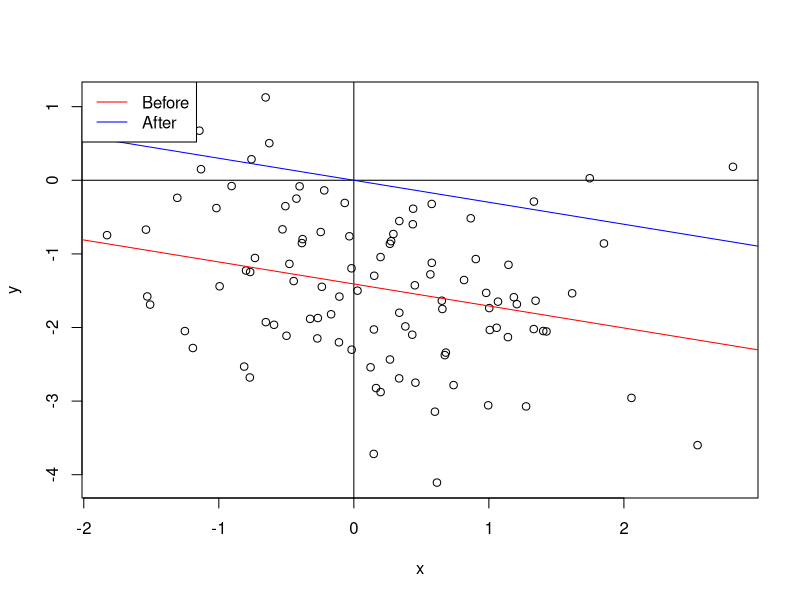
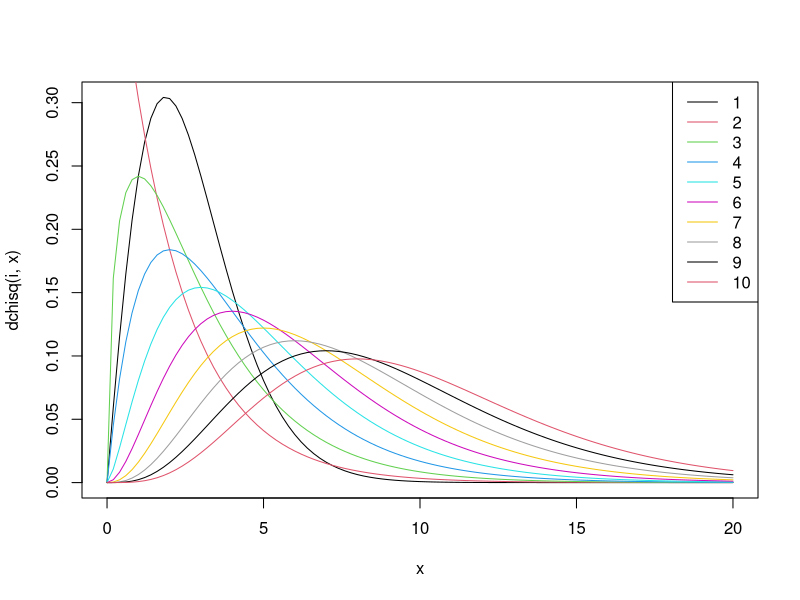
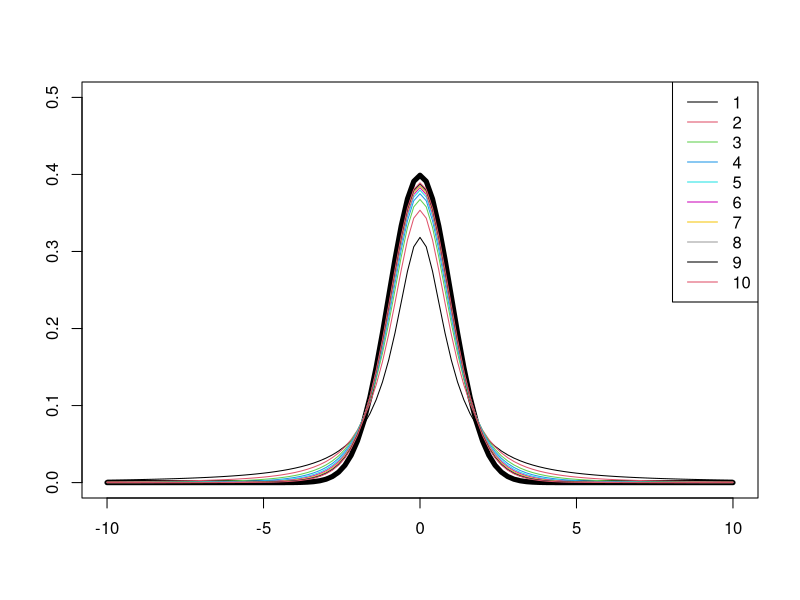
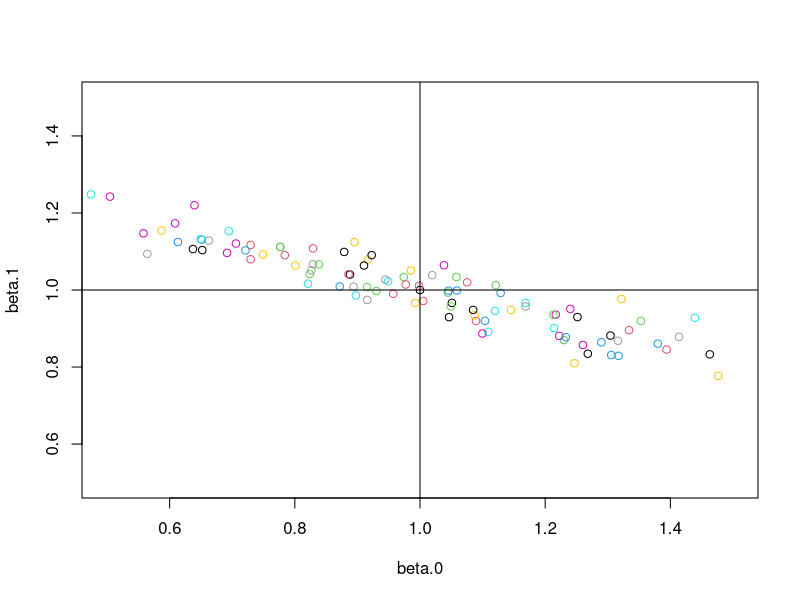
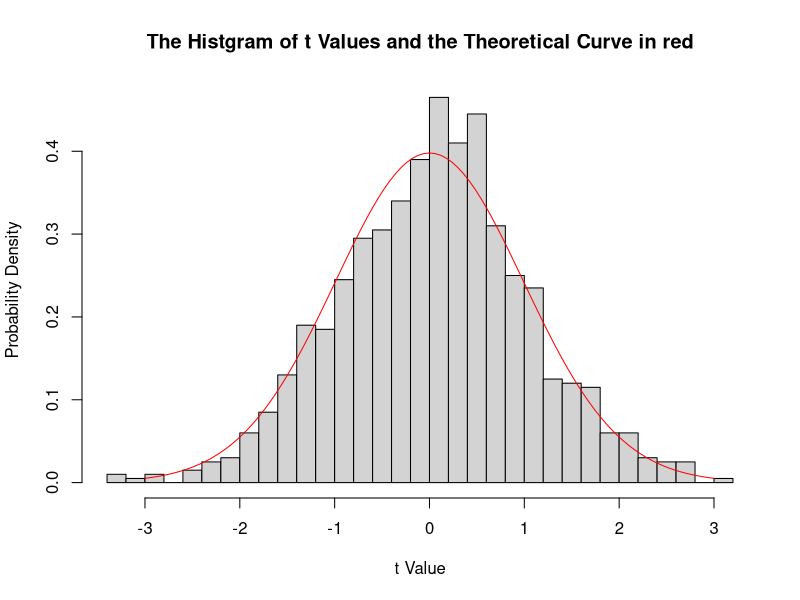
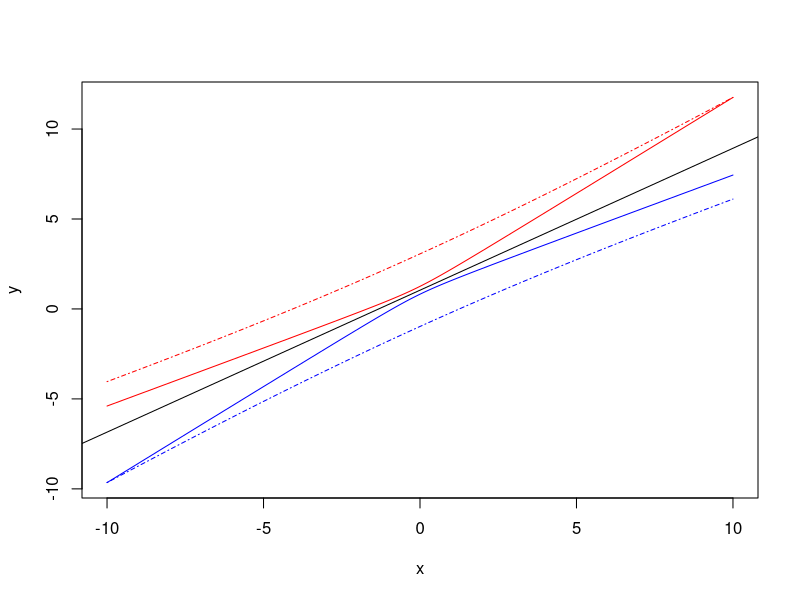

Here is the R script that generated these plots, in order:
## ---- chunk 1
min.sq=function(x,y){ # min.sq obtaining the intercept and slop via least square 
  x.bar=mean(x); y.bar=mean(y)
  beta.1=sum((x-x.bar)*(y-y.bar))/sum((x-x.bar)^2)
  beta.0=y.bar-beta.1*x.bar
  return(list(a=beta.0, b=beta.1))
  }
a=rnorm(1)
b=rnorm(1) # randomly generate the coefficients of a line
N=100
x=rnorm(N)
y=a*x+b+rnorm(N) # randomly generate points around the line
plot(x,y)
abline(h=0)
abline(v=0) # 点のプロット
abline(min.sq(x,y)$a, min.sq(x,y)$b,col="red") # the line before centralization
x=x-mean(x)
y=y-mean(y) # Centralization
abline(min.sq(x,y)$a,min.sq(x,y)$b,col="blue") # the line before centralization
legend("topleft",c("Before","After"),lty=1, col=c("red","blue")) # Legend
## ---- chunk 2
n=100
p=2
beta=c(1,2,3)
x=matrix(rnorm(n*p),nrow=n,ncol=p)
y=beta[1]+beta[2]*x[,1]+beta[3]*x[,2]+rnorm(n)　　　# Noise following the standard normal distribution
X=cbind(1,x) 　　　　　　　 　# Ones in the leftmost column

solve(t(X)%*%X)%*%t(X)%*%y # Estimate beta
## ---- chunk 3
i=1
curve(dchisq(i,x), 0, 20, col=i)
for(i in 2:10)curve(dchisq(x,i), 0, 20,col=i,add=TRUE,ann=FALSE)
legend("topright",legend=1:10,lty=1, col=1:10)
## ---- chunk 4
curve(dnorm(x), -10,10, ann=FALSE, ylim=c(0,0.5), lwd=5)
for(i in 1:10)curve(dt(x,df=i), -10, 10, col=i, add=TRUE, ann=FALSE)
legend("topright",legend=1:10,lty=1, col=1:10)

n=100
x=rnorm(n)+2;
plot(1,1,xlim=c(0.5,1.5),ylim=c(0.5,1.5),xlab="beta.0",ylab="beta.1")
for(i in 1:100){
  y=1+x+rnorm(n)
  z=cbind(1,x)
  beta.est=solve(t(z)%*%z)%*%t(z)%*%y
  points(beta.est[1],beta.est[2],col=i)
  }
abline(v=1); abline(h=1)

sum(x)/n; sum(x^2)/n

N=100; x=rnorm(N)
y=rnorm(N)
x.bar=mean(x)
y.bar=mean(y)
beta.0=sum(y.bar*sum(x^2)-x.bar*sum(x*y))/sum((x-x.bar)^2)
beta.1=sum((x-x.bar)*(y-y.bar))/sum((x-x.bar)^2)
RSS=sum((y-beta.0-beta.1*x)^2); RSE=sqrt(RSS/(N-1-1))
B.0=sum(x^2)/N/sum((x-x.bar)^2); B.1=1/sum((x-x.bar)^2)
se.0=RSE*sqrt(B.0); se.1=RSE*sqrt(B.1)
t.0=beta.0/se.0; t.1=beta.1/se.1
p.0=2*(1-pt(abs(t.0),N-2)) # p value （the outside probability）
p.1=2*(1-pt(abs(t.1),N-2)) # p value （the outside probability）
beta.0;se.0;t.0;p.0;
beta.1;se.1;t.1;p.1
lm(y~x)

summary(lm(y~x))

N=100; r=1000
T=NULL
for(i in 1:r){
  x=rnorm(N); y=rnorm(N); x.bar=mean(x); y.bar=mean(y)
  fit=lm(y~x);beta=fit$coefficients
  RSS=sum((y-fit$fitted.values)^2); RSE=sqrt(RSS/(N-1-1))
  B.1=1/sum((x-x.bar)^2); se.1=RSE*sqrt(B.1)
  T=c(T,beta[2]/se.1)
 }
hist(T,breaks=sqrt(r),probability=TRUE, xlab="t Value",ylab="Probability Density",
main="The Histgram of t Values and the Theoretical Curve in red")
curve(dt(x, N-2),-3,3,type="l", col="red",add=TRUE)
## ---- chunk 5
R2=function(x,y){
  y.hat=lm(y~x)$fitted.values; y.bar=mean(y)
  RSS=sum((y-y.hat)^2); TSS=sum((y-y.bar)^2)
  return(1-RSS/TSS)
}
N=100; m=2; x=matrix(rnorm(m*N),ncol=m); y=rnorm(N); R2(x,y)
N=100; m=1; x=matrix(rnorm(m*N),ncol=m); y=rnorm(N)
R2(x,y)
cor(x,y)^2

vif=function(x){
  p=ncol(x); values=array(dim=p); for(j in 1:p)values[j]=1/(1-R2(x[,-j],x[,j]))
  return(values)
  }
library(MASS) 
x=as.matrix(Boston) 
vif(x)
## ---- chunk 6
# Data Generation
N=100; p=1; X=matrix(rnorm(N*p),ncol=p); X=cbind(rep(1,N),X)
beta=c(1,1); epsilon=rnorm(N); y=X%*%beta+epsilon
 #Define f(x) and g(x). U is the inverse of t(X)%*%X
U=solve(t(X)%*%X); beta.hat=U%*%t(X)%*%y;
RSS=sum((y-X%*%beta.hat)^2); RSE=sqrt(RSS/(N-p-1)); alpha=0.05
f=function(x, a){ #a=0 and a=1 mean reliable and prediction intervals
x=cbind(1,x); range=qt(df=N-p-1,1-alpha/2)*RSE*sqrt(a+x%*%U%*%t(x));
return(list(lower=x%*%beta.hat-range,upper=x%*%beta.hat+range))
}
x.seq=seq(-10,10,0.1)
# The graph will display the reliable interval
lower.seq=NULL; for(x in x.seq)lower.seq=c(lower.seq, f(x,0)$lower)
upper.seq=NULL; for(x in x.seq)upper.seq=c(upper.seq, f(x,0)$upper)
x.lim=c(min(x.seq),max(x.seq)); y.lim=c(min(lower.seq),max(upper.seq))
plot(x.seq, lower.seq, col="blue",xlim=x.lim, ylim=y.lim, xlab="x",
     ylab="y", type="l")
par(new=TRUE); 
plot(x.seq, upper.seq,col="red", xlim=x.lim, ylim=y.lim, 
     xlab="",ylab="", type="l", axes=FALSE)
par(new=TRUE); 
# The graph will display the confident interval
lower.seq=NULL; for(x in x.seq)lower.seq=c(lower.seq, f(x,1)$lower)
upper.seq=NULL; for(x in x.seq)upper.seq=c(upper.seq, f(x,1)$upper)
x.lim=c(min(x.seq),max(x.seq)); y.lim=c(min(lower.seq),max(upper.seq))
plot(x.seq, lower.seq, col="blue",xlim=x.lim, ylim=y.lim, 
     xlab="",ylab="", type="l", lty=4, axes=FALSE)
par(new=TRUE); 
plot(x.seq, upper.seq, col="red", xlim=x.lim, ylim=y.lim, 
     xlab="",ylab="", type="l", lty=4,
axes=FALSE)
abline(beta.hat[1],beta.hat[2])
